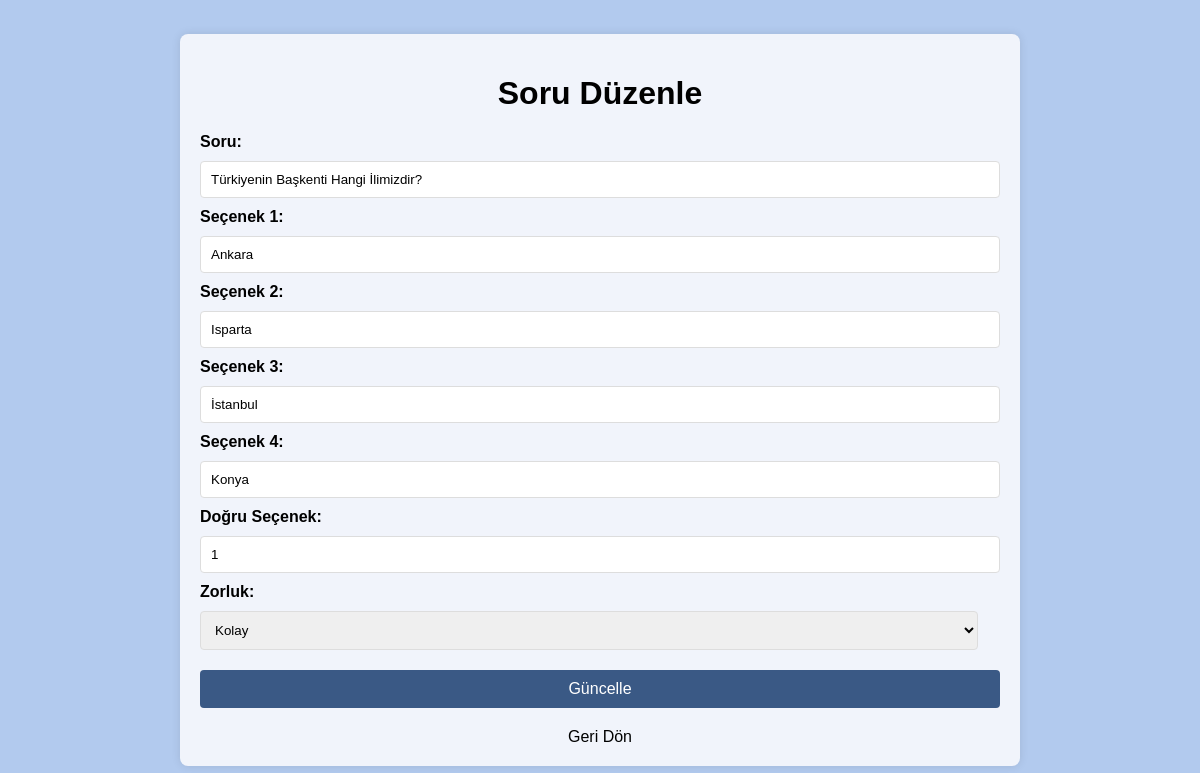
The app's page /edit_question.php?id=5 (signed in) with its own data.
### tables this page shows
CREATE TABLE questions (
    id INTEGER PRIMARY KEY AUTOINCREMENT,
    question TEXT NOT NULL,
    option1 TEXT NOT NULL,
    option2 TEXT NOT NULL,
    option3 TEXT NOT NULL,
    option4 TEXT NOT NULL,
    correct_option INTEGER NOT NULL,
    difficulty TEXT NOT NULL
);

### edit_question.php (the view, shortened to what this page needs)
<?php
include('db_connection.php');
$question_id = $_GET['id'];
$stmt = $db->prepare("SELECT * FROM questions WHERE id = ?");
$stmt->execute([$question_id]);
$question = $stmt->fetch(PDO::FETCH_ASSOC);
?>
<!DOCTYPE html>
<html lang="en">
<head>
</head>
<body>
    <div class="container">
        <h1>Soru Düzenle</h1>
        <form action="edit_question.php?id=<?php echo $question_id; ?>" method="POST">
            <label for="question">Soru:</label>
            <input type="text" id="question" name="question" value="<?php echo htmlspecialchars($question['question']); ?>" required>
            <label for="option1">Seçenek 1:</label>
            <input type="text" id="option1" name="option1" value="<?php echo htmlspecialchars($question['option1']); ?>" required>
            <label for="option2">Seçenek 2:</label>
            <input type="text" id="option2" name="option2" value="<?php echo htmlspecialchars($question['option2']); ?>" required>
            <label for="option3">Seçenek 3:</label>
            <input type="text" id="option3" name="option3" value="<?php echo htmlspecialchars($question['option3']); ?>" required>
            <label for="option4">Seçenek 4:</label>
            <input type="text" id="option4" name="option4" value="<?php echo htmlspecialchars($question['option4']); ?>" required>
            <label for="correct_option">Doğru Seçenek:</label>
            <input type="number" id="correct_option" name="correct_option" min="1" max="4" value="<?php echo htmlspecialchars($question['correct_option']); ?>" required>
            <label for="difficulty">Zorluk:</label>
            <select id="difficulty" name="difficulty" required>
                <option value="easy" <?php echo $question['difficulty'] == 'easy' ? 'selected' : ''; ?>>Kolay</option>
            </select>
            <button type="submit">Güncelle</button>
        </form>
        <a href="view_questions.php">Geri Dön</a>
    </div>
</body>
</html>

### edit_question.php (style rules this page uses)
body { font-family: Arial, sans-serif; background-color: #B2CAEE; display: flex; justify-content: center; align-items: center; min-height: 100vh; margin: 0; padding: 0; background-image: url('images/yavuzlar_logo1.png'); background-position: top right; background-repeat: no-repeat; background-size: 350px; }
.container { width: 100%; max-width: 800px; margin: 20px auto; background: #F1F4FB; padding: 20px; border-radius: 8px; box-shadow: 0 0 10px rgba(0, 0, 0, 0.1); }
h1 { text-align: center; color: #000; }
label { display: block; margin-bottom: 10px; font-weight: bold; }
input[type="text"], input[type="number"], select { width: calc(100% - 22px); padding: 10px; margin-bottom: 10px; border: 1px solid #ddd; border-radius: 4px; }
button { display: block; width: 100%; padding: 10px; margin-top: 10px; font-size: 16px; border: none; border-radius: 4px; background-color: #3A5985; color: #fff; cursor: pointer; }
a { display: block; margin-top: 20px; text-align: center; color: #000; text-decoration: none; }

### records on screen
questions: question "Türkiyenin Başkenti Hangi İlimizdir?", option1 "Ankara", option2 "Isparta", option3 "İstanbul", option4 "Konya", correct_option "1"
